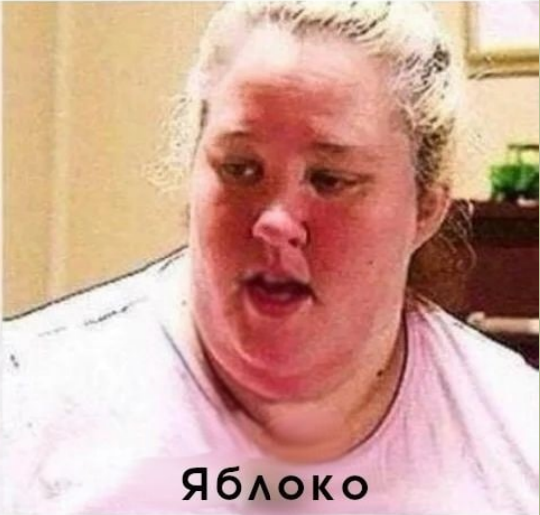
#> input picture labwork10/3/Зауваження 2021-04-13 184641.png, 540 x 515 px
$ python image_pil.py
#> lines starting #> are read from the running program, lines starting #| are printed output that depends on the picture
import numpy as np

# Importing Image and ImageOps module from PIL package
from PIL import Image, ImageOps

# creating a image object
image = Image.open(r"Зауваження 2021-04-13 184641.png")
#> image is the input picture: PIL image 540x515 RGBA; mean R, G, B, A 208.8, 165.7, 151.8, 255

# creating greyscale image object by applying greyscale method
image_grayscale = ImageOps.grayscale(image)
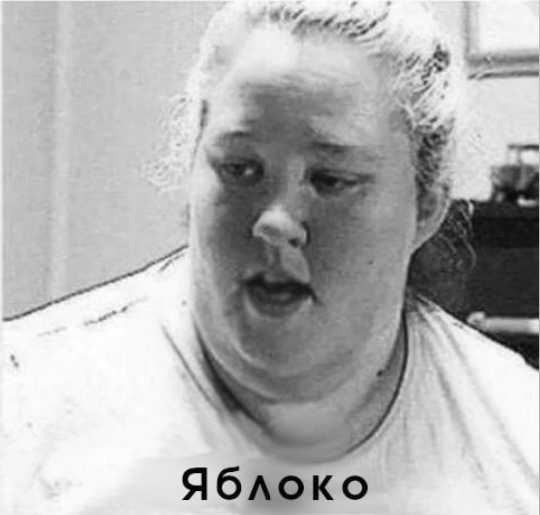
#> image_grayscale: PIL image 540x515 L; min 0, max 255, mean 177

# size of image
print(image_grayscale.size)
#| (540, 515)

# image as numpy array of pixel
img_array = np.array(image_grayscale)
print(img_array.shape)
#| (515, 540)
print(img_array[299, 285])
#| 69

# pixels of image as PixelAccess object
pixels = image_grayscale.load()
print(pixels[34, 34])
#| 192
pixels[34, 34] = (0)
print(pixels[34, 34])
#| 0

# for i in range(286):
#     for j in range(300):
#         print(pixels[i, j])

# using getpixel method for pixel access
cordinate = x, y = 150, 59
print(image_grayscale.getpixel(cordinate))
#| 204

# show image
image_grayscale.show()

# change and save image
img_array = img_array - 100
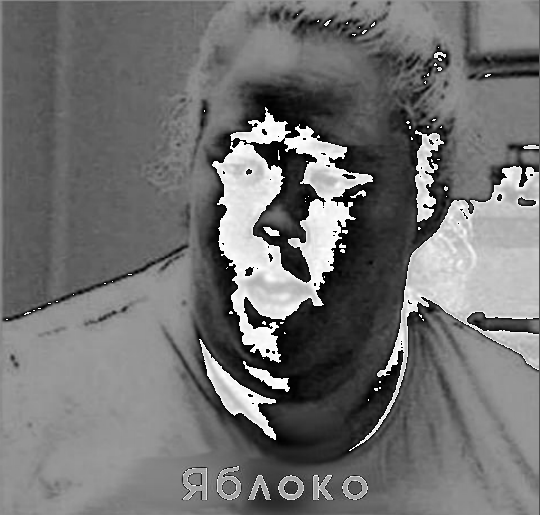
#> img_array: shape (515, 540); min 0, max 255, mean 113.1
new_img = Image.fromarray(img_array)

new_img.show()
